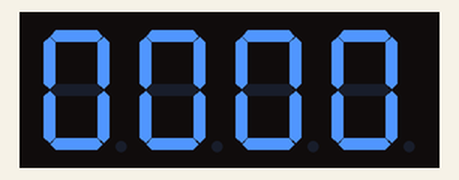
This sketch was run on a simulated Arduino Uno, built with avr-gcc and run on an emulated ATmega328P. Shown: 4-digit seven-segment display. Wiring (inferred from the names in the program): 4-digit 7-segment display, segments lit when HIGH: segments pin 0, pin 1, pin 2, pin 3, pin 4, pin 5, pin 6, pin 7; digit selects pin 8, pin 9, pin 10, pin 11. Random numbers use the default seed unless the sketch sets one; the segment pins are drawn as the display they are named for.

Above: at 0.1 s.
At 9.2 s:
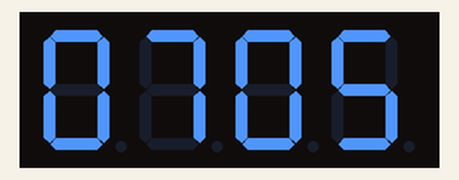
At 14.3 s:
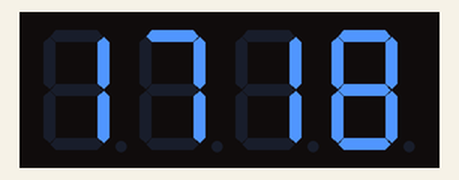
At 18.4 s:
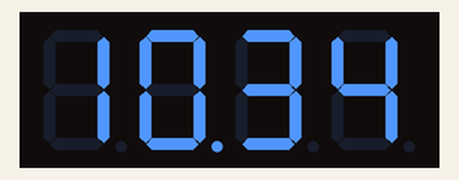
At 28.5 s:
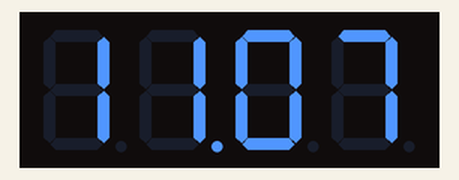
At 38.6 s:
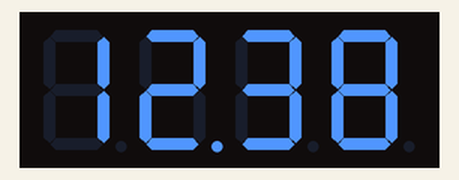

Measured:
- what the display in image 1 shows lasts 1.0 s, from 9.2 s to 10.2 s

The sketch:

randomclock.ino
```cpp
//https://www.jameco.com/jameco/workshop/techtip/working-with-seven-segment-displays.html
// original sketch was for two digit multiplexed display demo.
// Nicu FLORICA (niq_ro) change for 4 digit multiplexed display

int segPins[] = {0, 1, 2, 3, 4, 5, 6, 7 };
int displayPins[] = {8, 9,10, 11};   // pin 8 controls D0, pin 9 controls D1, pin 10 control D2, pin 11 control D3
int displayBuf[4];                 // The display buffer contains the digits to be displayed.
                                      // displayBuf[0] contains the LSD, displayBuf[3] contains the MSD

byte segCode[22][8] = {
// 7 segment code table
//  a  b  c  d  e  f  g  .
  { 1, 1, 1, 1, 1, 1, 0, 0},  // 0
  { 0, 1, 1, 0, 0, 0, 0, 0},  // 1
  { 1, 1, 0, 1, 1, 0, 1, 0},  // 2
  { 1, 1, 1, 1, 0, 0, 1, 0},  // 3
  { 0, 1, 1, 0, 0, 1, 1, 0},  // 4
  { 1, 0, 1, 1, 0, 1, 1, 0},  // 5
  { 1, 0, 1, 1, 1, 1, 1, 0},  // 6
  { 1, 1, 1, 0, 0, 0, 0, 0},  // 7
  { 1, 1, 1, 1, 1, 1, 1, 0},  // 8
  { 1, 1, 1, 1, 0, 1, 1, 0},  // 9
  { 1, 1, 1, 1, 1, 1, 0, 1},  // 0.
  { 0, 1, 1, 0, 0, 0, 0, 1},  // 1.
  { 1, 1, 0, 1, 1, 0, 1, 1},  // 2.
  { 1, 1, 1, 1, 0, 0, 1, 1},  // 3.
  { 0, 1, 1, 0, 0, 1, 1, 1},  // 4.
  { 1, 0, 1, 1, 0, 1, 1, 1},  // 5.
  { 1, 0, 1, 1, 1, 1, 1, 1},  // 6.
  { 1, 1, 1, 0, 0, 0, 0, 1},  // 7.
  { 1, 1, 1, 1, 1, 1, 1, 1},  // 8.
  { 1, 1, 1, 1, 0, 1, 1, 1},  // 9.
  { 0, 0, 0, 0, 0, 0, 0, 0},  // space
  { 0, 0, 0, 0, 0, 0, 0, 1}   // DP
};


void refreshDisplay(int digit3, int digit2, int digit1, int digit0)
{
  digitalWrite(displayPins[0], HIGH);  // displays digit 0 (least significant)
  digitalWrite(displayPins[1], HIGH);
  digitalWrite(displayPins[2], HIGH);
  digitalWrite(displayPins[3], LOW);
  setSegments(digit0);
  delay(5);
  digitalWrite(displayPins[0], HIGH);  // displays digit 1
  digitalWrite(displayPins[1], HIGH);
  digitalWrite(displayPins[2], LOW);
  digitalWrite(displayPins[3], HIGH);
  setSegments(digit1);
  delay(5);
  digitalWrite(displayPins[0], HIGH);  // displays digit 2
  digitalWrite(displayPins[1], LOW);
  digitalWrite(displayPins[2], HIGH);
  digitalWrite(displayPins[3], HIGH);
  setSegments(digit2);
  delay(5);
  digitalWrite(displayPins[0], LOW);  // displays digit 3 (most significant)
  digitalWrite(displayPins[1], HIGH);
  digitalWrite(displayPins[2], HIGH);
  digitalWrite(displayPins[3], HIGH);
  setSegments(digit3);
  delay(5);
}

void setSegments(int n)
{
  for (int i=0; i < 8; i++)
  {
    digitalWrite(segPins[i], segCode[n][i]);
  }
}

//***************************************************************************
//******************************************************************************
void setup()
{
  for (int i=0; i < 8; i++)
  {
    pinMode(segPins[i], OUTPUT);
  }
  pinMode(displayPins[0], OUTPUT);
  pinMode(displayPins[1], OUTPUT);
  pinMode(displayPins[2], OUTPUT);
  pinMode(displayPins[3], OUTPUT);

  displayBuf[0] = 0;    // initializes the display
  displayBuf[1] = 0;
  displayBuf[2] = 0;
  displayBuf[3] = 0;
   }

int i = 0, j = 0, k = 0;
unsigned long startTime = 0;
unsigned long startTime1 = 0;
unsigned endTime, endTime1;;
//******************************************************************************
//******************************************************************************
void loop()
{

   endTime = millis();                  // increments the counter approximately once a second
   endTime1 = endTime;
   if ((endTime1 - startTime1) >= 5000)
   {
      i = random(24) * 100 + random(59);
      k = 0;
      startTime1 = endTime1;
   }
   if ((endTime - startTime) >= 1000)
   {
      k = k+1;
      j = i;
      displayBuf[0] = j%10;                // send the updated count to the display buffer
      j = j/10;
      displayBuf[1] = j%10;
      j = j/10;
      if (k%2 == 0) displayBuf[2] = 10+j%10;
      else displayBuf[2] = j%10;
      j = j/10;
      displayBuf[3] = j;
      startTime = endTime;
   }
   refreshDisplay(displayBuf[3], displayBuf[2], displayBuf[1], displayBuf[0]);  // Refreshes the display with the contents of displayBuf
                                                     // each iteration of the main loop.
}
```
